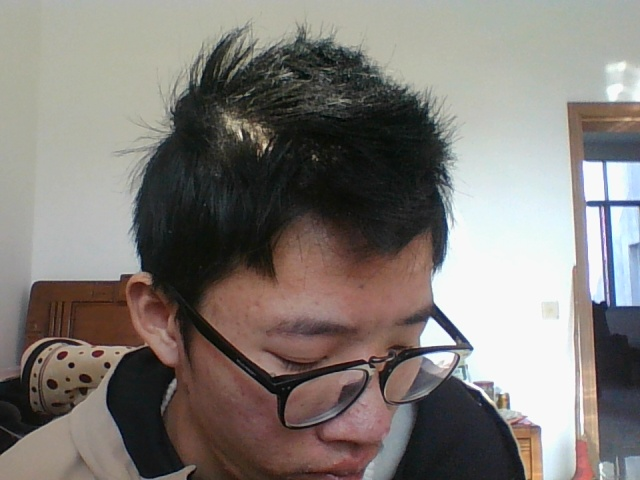
#> input picture data/jm02/1.name.jpg, 640 x 480 px
$ python face_recognize.py
#> lines starting #> are read from the running program, lines starting #| are printed output that depends on the picture
"""
	检测人脸
"""
import cv2

# [15 lines of commented-out code are left out]


"""
	检测多张人脸
"""
# [80 lines of commented-out code are left out]


"""
	识别视频中的人脸
"""

# [37 lines of commented-out code are left out]


"""
	训练数据
"""
import os
import cv2
import numpy as np
import sys
from PIL import Image

detector = cv2.CascadeClassifier("D:\Program Files\OpenCV\opencv\sources\data\haarcascades\haarcascade_frontalface_default.xml")

def getImageAndLabels(path):
#> called with path = './data/jm02/'
	imagePaths = [os.path.join(path, f) for f in os.listdir(path)]
	faceSamples = []
	ids = []
	# 检测人脸
	# 遍历列表中的图片
	for imagePath in imagePaths:
		# 打开图片
		PIL_img = Image.open(imagePath).convert('L')	# convert it to grayscale
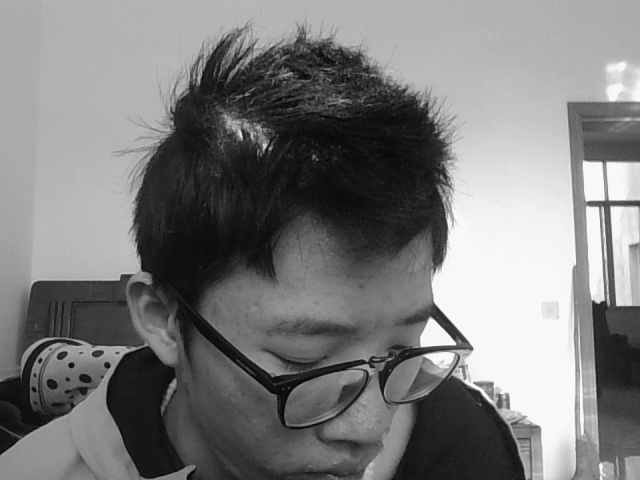
#> PIL_img: PIL image 640x480 L; min 0, max 254, mean 124.1
		img_numpy = np.array(PIL_img, 'uint8')

		faces = detector.detectMultiScale(img_numpy)
#> faces = [[161, 131, 317, 317]]
		# 获取每张图片的id
		id = int(os.path.split(imagePath)[-1].split(".")[0])
		# print(os.path.split(imagePath))
		for (x, y, w, h) in faces:
			faceSamples.append(img_numpy[y: y + h, x: x + w])
			ids.append(id)
#> this loop made 1 pass
#> after the loop, faceSamples = 1 item; ids = [1]
#> pass 2 of the loop in getImageAndLabels, `for imagePath in imagePaths:`:
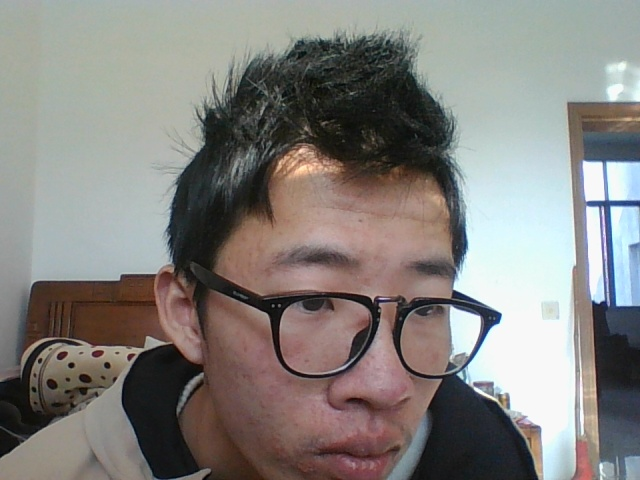
#> input picture data/jm02/10.name.jpg, 640 x 480 px
#> in getImageAndLabels, `PIL_img = Image.open(imagePath).convert('L')`:
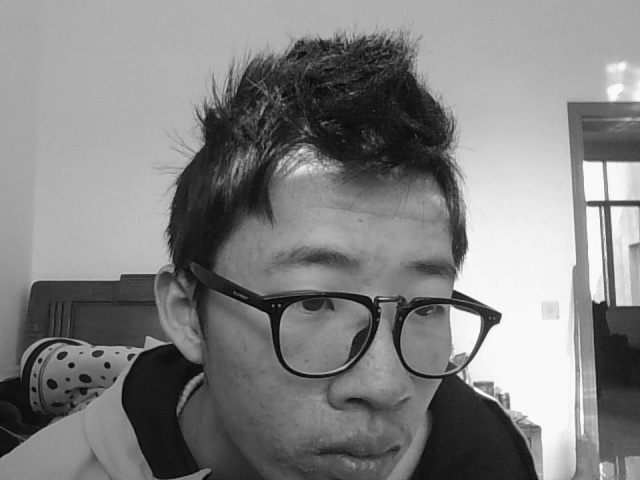
#> PIL_img: PIL image 640x480 L; min 2, max 254, mean 130.1
#> in getImageAndLabels, `faces = detector.detectMultiScale(img_numpy)`: faces = ()
#> pass 3 of the loop in getImageAndLabels, `for imagePath in imagePaths:`:
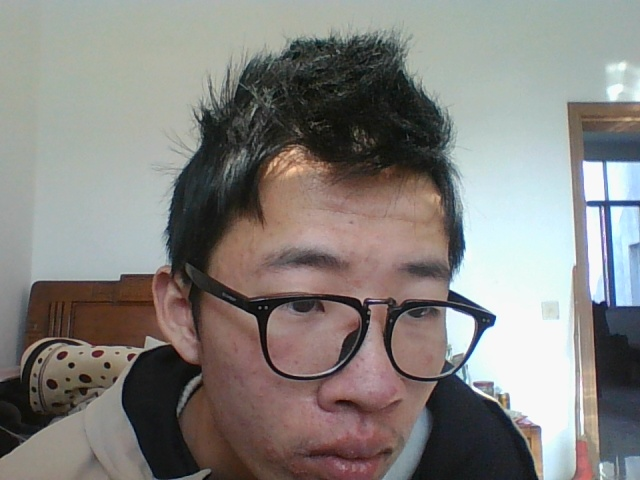
#> input picture data/jm02/11.name.jpg, 640 x 480 px
#> in getImageAndLabels, `PIL_img = Image.open(imagePath).convert('L')`:
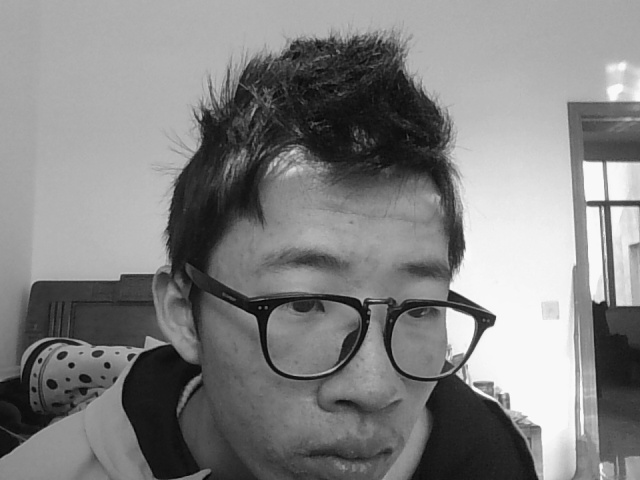
#> PIL_img: PIL image 640x480 L; min 2, max 253, mean 130.5
#> in getImageAndLabels, `faces = detector.detectMultiScale(img_numpy)`: faces = [[241, 191, 266, 266]]
#> the loop in getImageAndLabels, `for (x, y, w, h) in faces:` made 1 pass
#> after the loop in getImageAndLabels, `for (x, y, w, h) in faces:`: faceSamples = 2 items; ids = [1, 11]
    # print("id:", id)
    # print("fs:", faceSamples)
	return faceSamples, ids

if __name__ == '__main__':
	# 图片路径
	path = './data/jm02/'
	faces, ids = getImageAndLabels(path)
#> faces = 2 items; ids = [1, 11]
	# 获取循环对象
	recognizer = cv2.face.LBPHFaceRecognizer_create()
	recognizer.train(faces, np.array(ids))
	# Save the model into trainer/trainer.yml
	recognizer.write('./data/trainer02.yml')


# [23 lines of commented-out code are left out]
